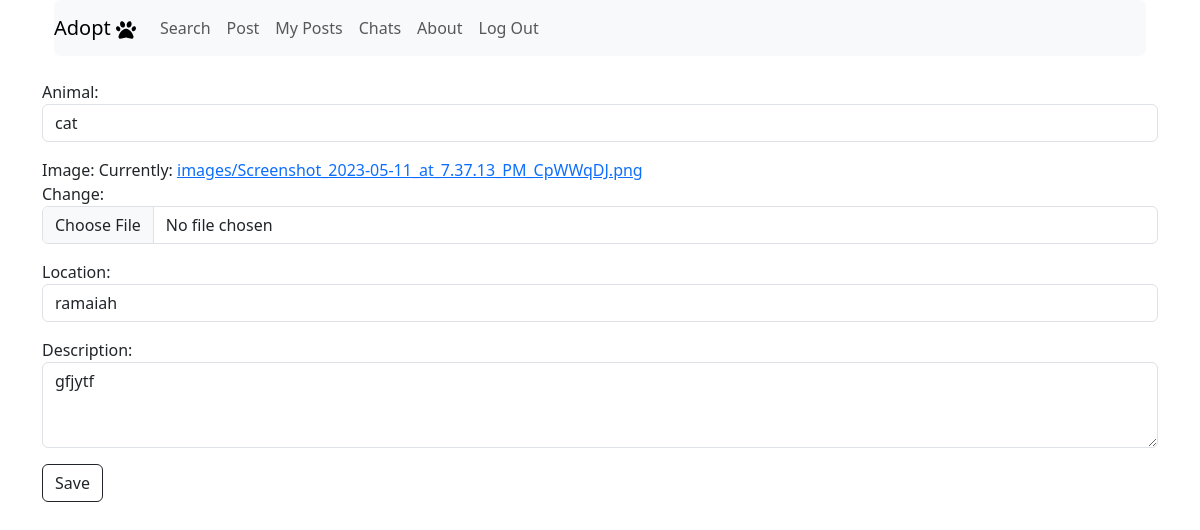
Screenshot of /4/edit/ (signed in) with the database file from the repository.
### upload/models.py (models this page shows)
class upload_img(models.Model):
    dateTime = models.DateField(auto_now=True)
    user = models.ForeignKey(User, on_delete=models.CASCADE, default=None)
    animal = models.CharField(max_length=15)
    image = models.ImageField(upload_to='images')
    location = models.CharField(max_length=50)
    description = models.CharField(max_length=200)
    adopted = models.BooleanField(default=False)

### myPosts/views.py (the view)
# urls.py: path('<int:post_id>/edit/', edit_view, name='edit')
@login_required
def edit_view(request, post_id):
    post = get_object_or_404(models.upload_img, id=post_id)
    if request.method == "POST":
        form = forms.upload_img_form(request.POST, instance=post)
        if form.is_valid():
            form.save()
            return redirect('/my posts/')
    else:
        form = forms.upload_img_form(instance=post)
        return render(request, 'post/editPost.html', {'form': form})

### upload/forms.py
class upload_img_form(forms.ModelForm):
    class Meta:
        model = upload_img
        exclude = ['user', 'dateTime', 'adopted']
        widgets = {
            'animal': forms.TextInput(attrs={'class': 'form-control'}),
            'image': forms.ClearableFileInput(attrs={'class': 'form-control'}),
            'location': forms.TextInput(attrs={'class': 'form-control'}),
            'description': forms.Textarea(attrs={'class': 'form-control', 'rows': 3}),
        }

### templates/post/editPost.html (shortened to what this page needs)
{% extends 'base.html' %}
{% block content %}
    <form method="post">
        {{ form.as_p }}
        <button type="submit" class="btn btn-outline-dark">Save</button>
    </form>
{% endblock %}

### rows the page displays
upload_img: animal "cat", location "ramaiah", description "gfjytf"
